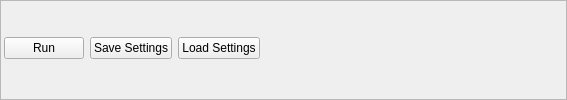
         <widget class="QFrame" name="frame_9">
          <property name="frameShape">
           <enum>QFrame::StyledPanel</enum>
          </property>
          <property name="frameShadow">
           <enum>QFrame::Raised</enum>
          </property>
          <layout class="QHBoxLayout" name="horizontalLayout_5">
           <property name="leftMargin">
            <number>3</number>
           </property>
           <property name="topMargin">
            <number>0</number>
           </property>
           <property name="rightMargin">
            <number>0</number>
           </property>
           <property name="bottomMargin">
            <number>3</number>
           </property>
           <item>
            <widget class="QPushButton" name="RunpushButton">
             <property name="text">
              <string>Run</string>
             </property>
            </widget>
           </item>
           <item>
            <widget class="QPushButton" name="SaveSettingspushButton">
             <property name="text">
              <string>Save Settings</string>
             </property>
            </widget>
           </item>
           <item>
            <widget class="QPushButton" name="LoadSettingspushButton">
             <property name="text">
              <string>Load Settings</string>
             </property>
            </widget>
           </item>
           <item>
            <spacer name="horizontalSpacer_9">
             <property name="orientation">
              <enum>Qt::Horizontal</enum>
             </property>
             <property name="sizeHint" stdset="0">
              <size>
               <width>306</width>
               <height>20</height>
              </size>
             </property>
            </spacer>
           </item>
          </layout>
         </widget>
